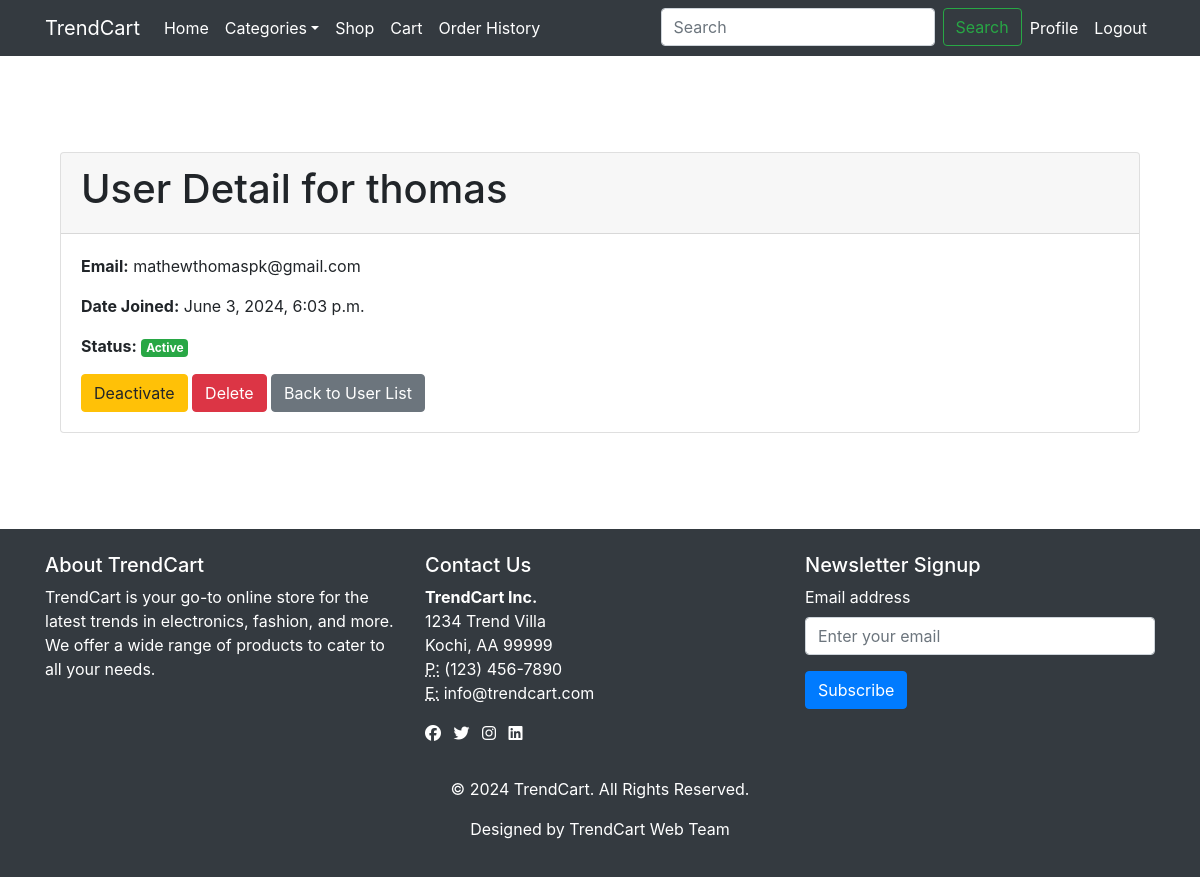
The app's page /user_detail/4 (signed in) with its own data.
### Accounts/models.py (models this page shows, shortened)
class CustomUser(AbstractUser):
    phone=models.IntegerField(default=0)

### Accounts/views.py (the view)
# urls.py: path('user_detail/<int:user_id>', views.user_detail, name='user_detail'),
@user_passes_test(lambda u: u.is_superuser)
def user_detail(request, user_id):
    user = get_object_or_404(CustomUser, id=user_id)
    return render(request,template_name='userdetail.html',context={'user': user})

### Category/context_processors.py (called while the page is built)
def menu_links(request):
    c=Maincategory.objects.all()
    return {'links':c}

### templates/userdetail.html
 {% extends 'base.html' %}
{% load static %}
{% block content %}
    <div class="container my-5">
        <div class="card">
            <div class="card-header">
                <h1>User Detail for {{ user.username }}</h1>
            </div>
            <div class="card-body">
                <p><strong>Email:</strong> {{ user.email }}</p>
                <p><strong>Date Joined:</strong> {{ user.date_joined }}</p>
                <p><strong>Status:</strong>
                    {% if user.is_active %}
                        <span class="badge badge-success">Active</span>
                    {% else %}
                        <span class="badge badge-secondary">Inactive</span>
                    {% endif %}
                </p>
                <div class="mt-3">
                    {% if user.is_active %}
                        <a href="{% url 'Accounts:deactivate_user' user.id %}" class="btn btn-warning">Deactivate</a>
                    {% endif %}
                    <a href="{% url 'Accounts:delete_user' user.id %}" class="btn btn-danger">Delete</a>
                    <a href="{% url 'Accounts:user_list' %}" class="btn btn-secondary">Back to User List</a>
                </div>
            </div>
        </div>
    </div>
 {% endblock %}

### templates/base.html (style rules this page uses)
html, body { height: 100%; margin: 0; }
body { display: flex; flex-direction: column; }

### records on screen
CustomUser: username "thomas", email "mathewthomaspk@gmail.com", date_joined "June 3, 2024, 6:03 p.m."
